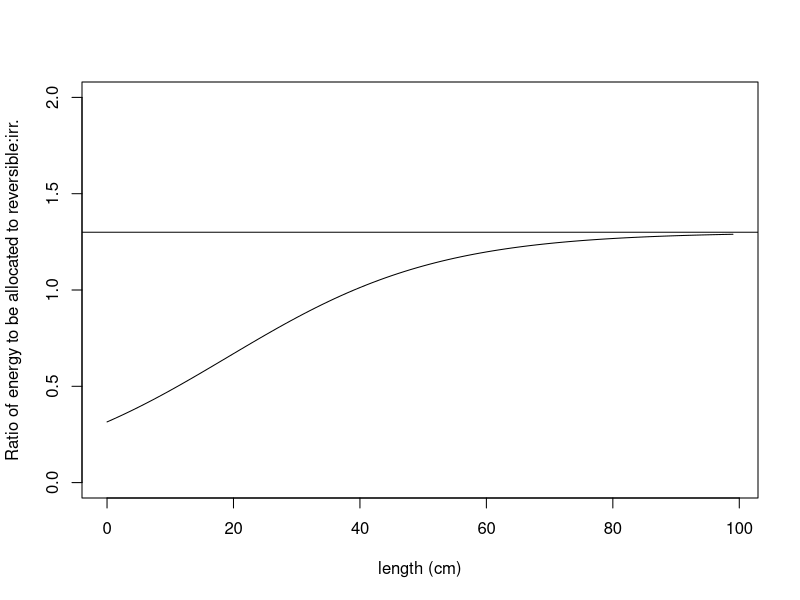
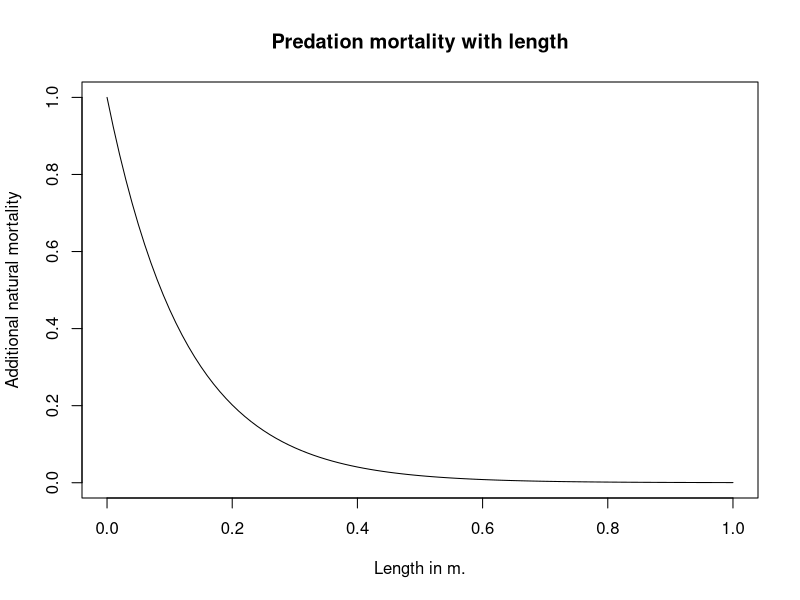
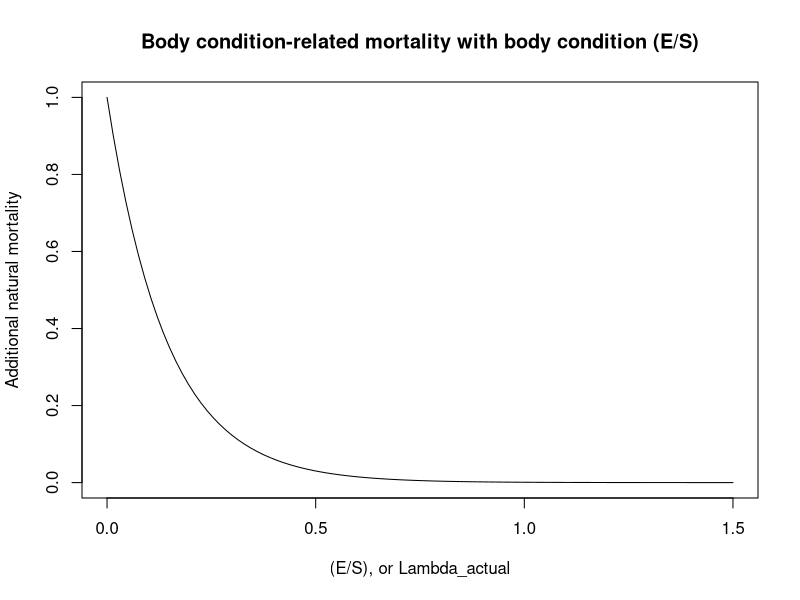
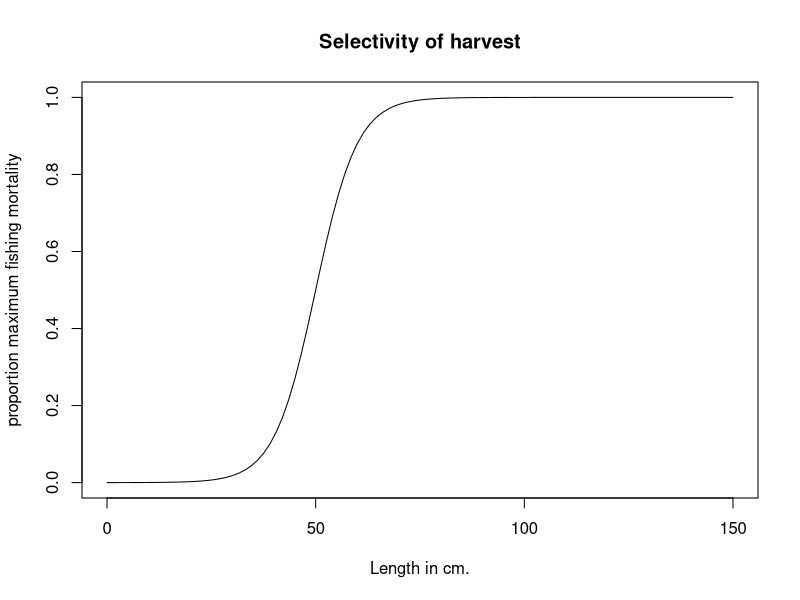
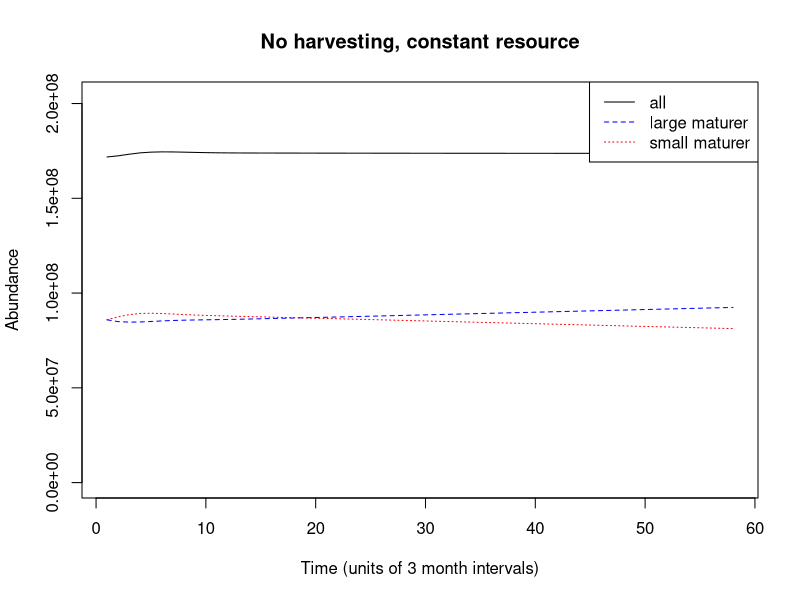
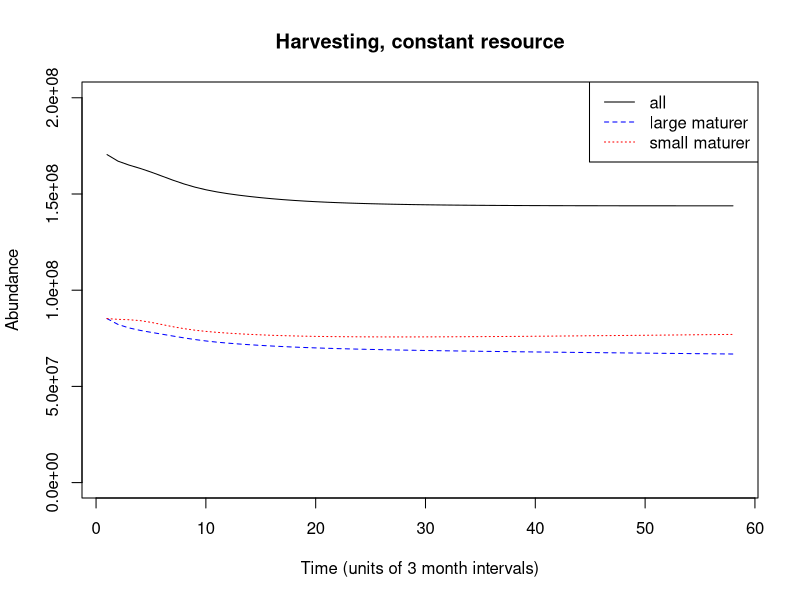

R code for these plots, in order: (Note: a time limit stopped this script after it produced the figures.)
## ---- chunk 1
knitr::opts_chunk$set(echo = TRUE)
## ---- chunk 2
ratios <- vector(mode="numeric", length=25)
r =6
# In meters
a_bar = 0.2
lambda_min=0

lambda_max=1.3

for (i in 1:100) {
  ratios[i] <- lambda_min + (lambda_max-lambda_min)*(exp(r*((i/100)-a_bar)))/(1+exp(r*((i/100)-a_bar)))
}
plot(0:(length(ratios)-1), ratios, xlab="length (cm)", ylab="Ratio of energy to be allocated to reversible:irr.", type="l", ylim=c(0,2))
abline(h=1.3)
## ---- chunk 3
curve(exp(-8*x), from =0, to=1, xlab="Length in m.", ylab="Additional natural mortality", main="Predation mortality with length")
curve(exp(-7*x), from =0, to=1.5, xlab="(E/S), or Lambda_actual", ylab="Additional natural mortality", main="Body condition-related mortality with body condition (E/S)")
## ---- chunk 4
curve(1/(1+exp(-0.2*(x - 50))), from =0, to=150, xlab="Length in cm.", ylab="proportion maximum fishing mortality", main="Selectivity of harvest")
## ---- chunk 5
# genotype1r = 4
# genotype2r = 8
# genotype1l_bar = 0.2
# genotype2l_bar = 0.2
# genotype1w = 0.674
# genotype2w = 0.674

# genotype1r = 6
# genotype2r = 6
# genotype1l_bar = 0.2
# genotype2l_bar = 0.2
# genotype1w = 0.7
# genotype2w = 0.3

genotype1r = 6
genotype2r = 6
genotype1l_bar = 0.2
genotype2l_bar = 0
genotype1w = 0.674
genotype2w = 0.674

# Set longevity of the fish species, runtime of the model, and number of distinct genotypes
longevity_days = 9125
# set runtime to any arbitrary desired value, in units of days, that is a multiple of 365
runtime_days = 150*365
genotypes = 2
# Setting the length of the timestep in days - set to any fraction of 365
timescale= (365)/4
# Setting run time and longevity to units of time steps
runtime = round(runtime_days/timescale)
longevity = round(longevity_days/timescale)

# How long to run model for convergence before addition of genetic diversity
# in units of days
add_genotypes = 33440

initialize_pop_matrices <- function(longevity, runtime, genotype) {
  # Initialize matrix of columns (years) and rows (age classes)
  # Multiplied by 3 because we'll be storing cohorts' reproductive biomass and lengths 
  age_dist=matrix(0L, nrow=longevity*3, ncol=runtime+1)
  # Add (arbitrarily) 1000000 individuals to age=10 to start with
  age_dist[round(3650/timescale), 1] = 1000000
  return(age_dist)
}

# Generate a matrix for each genotype
for (g in 1:genotypes) {
  assign(paste("age_dist_",g,sep=""),initialize_pop_matrices(longevity, runtime, g),envir = .GlobalEnv)
}

# Set parameters
# Need to add density dependence
# The steepness of the increase in the ratio lambda (reversible over structural mass)
r = 6
# The length at which the increasing function of lambda reaches its inflection point
l_bar = 0.2
# Scaling parameter for obtaining structural mass from standard length
c_1 = 5787
# Multiplier for obtaining overall yearly energy intake as a function of structural mass
p_0 = 0.1*timescale
# Exponent for obtaining overall yearly energy intake as a function of structural mass
p_1 = 2/3
# Maximum ratio lambda (reversible over structural mass) a fish can attain over its life
lambda_max = 1.3
# Minimum ratio lambda a fish can attain over its life
lambda_min = 0
# Multiplier for obtaining cost of maintenance of structural mass
c_S = 0.003*timescale
# Multiplier for obtaining cost of maintenance of reversible mass
c_E = 0.0003*timescale
# Efficiency with which energy is converted into reversible mass
e_E = 0.9
# Efficiency with which energy is converted to structural mass
e_S = (1/3)
# Multiplier and exponent for the cost of reproduction (in grams)
r_0 = 6
r_1 = 0.6
# Effectively, reproductive investment (fraction of reversible mass devoted to reproduction)
w= 0.674
# Instantaneous base mortality rate, derived from daily instantaneous probability of survival for M=-0.2, multiplied to -1 to make positive
m = log(0.999452^timescale)*(-1)
# Instantaneous fishing mortality
Fishing = 0
# Ricker
alpha = 8.44e-09
b = 4.43e-15
# Parameter setting size-selection ogive steepness
q_f = 0.2
# Minimum catch size for the species (in meters)
mincatchsize = 0.5
# Total population biomass
b_t=0
# Increased natural mortality rate at E/S = 0 or S = 0 
# For roughly 0.5 year-based instantaneous mortality at ~1 yrs., Koster et al 2003
m_p_max=log(0.9986^timescale)*(-1)
m_c_max=log(0.95^timescale)*(-1)
# Egg packing constant
packing = 4.45e6
# Parameter for exponential decline in condition-dependent mortality with improved body condition
z_c=7
# Parameter for exponential decline in predation mortality with increased body length
z_p=8
# Resource density
RD = 9000000
# Consumption with resource density half-saturation constant
K_RD = 1000000
# Variability in resource
sd_RD = 0
# How much energy intake is affected by changes in resources (1=no change)
resource = 1

# GROWTH FUNCTIONS

# For obtaining structural mass
structural_mass <- function(l) {
  return(c_1*(l)^3)
}

# Calculate the instrinsic length-dependent E/S ratio that the fish is trying to attain
intrinsic_lambda <- function(l, l_bar, r, lambda_min, lambda_max) {
  return(lambda_min + (lambda_max-lambda_min)*(exp(r*(l-l_bar)))/(1+exp(r*(l-l_bar))))
}

# Energy intake for the fish per year, dependent on fish structural biomass
size_dependent_energy_intake <- function(S, p_0, p_1) {
  return(resource*p_0*(S)^(p_1))
}

# Calculate the cost of the year of maintaining current structural and reversible biomass
maintenance_cost <- function(S, E, c_S, c_E) {
  return(c_S*S + c_E*E)
}

# Function for calculating a new, reduced level of reversible biomass, if net energy intake is negative
negative_p_net <- function(E, p_net, e_E) {
  if (p_net < 0) {
    return(E + (p_net/e_E))}
}

# Calculate the amount of energy needed to raise the R/S ratio to the length-dependent maximum
p_E_raising_lambda <- function(lambda_a, S, E) {
  return((lambda_a*S - E))
}

# Calculating proportion of any remaining energy to be converted to structural mass, to maintain R/S
remaining_energy_allocation <- function(e_S, e_E, lambda_a) {
  return((lambda_a*e_S)/(lambda_a*e_S + e_E))
}

# Obtain R and S for a cohort prior to its reproduction (or failure to reproduce) that year
get_pre_reproductive_size <- function(E_past, l_past, a) {
  S_past = structural_mass(l_past)
  S = S_past
  lambda_a = intrinsic_lambda(l_past, l_bar, r, lambda_min, lambda_max)
  p_net = size_dependent_energy_intake(S_past, p_0, p_1) - maintenance_cost(S_past, E_past, c_S, c_E)
  if (p_net < 0) {
    E <- max(0,negative_p_net(E_past, p_net, e_E))
  }
  if (p_net >= 0 & lambda_a > (E_past/S_past)) {
    # Gives amount of grams needed to raise E/S to lambda_l - not taking efficiency into account yet
    p_E = p_E_raising_lambda(lambda_a, S_past, E_past)
    if ((p_E/e_E - p_net) >=0) {
      E_past = p_net*e_E + E_past
      p_net = 0
    }
    if ((p_E/e_E - p_net) <0) {
      E_past = p_E + E_past
      p_net = p_net - p_E/e_E
    }
  }
  E = E_past
  if (p_net >= 0) {
    E = E_past + remaining_energy_allocation(e_S, e_E, lambda_a)*e_E*p_net
    S = S_past + (1-remaining_energy_allocation(e_S, e_E, lambda_a))*e_S*p_net
  }
  l = (S/c_1)^(1/3)
  output <- c(E,l)
  return(output)
}

# REPRODUCTION FUNCTIONS

# Calculate spawning stock biomass
fecundity <- function(ages, t, age_dist, g) {
  # Parameterizing genotypes
  if (t >= round(add_genotypes/timescale)) {
    w=0.674
    # Genotype parameterization
    if (g==1) {
      w=genotype1w
    }
    if (g==2) {
      w=genotype2w
    }
  }
  fecundity = 0
  for (a in ages) {
    if ((w*age_dist[a+(longevity),t]-(r_0*structural_mass(age_dist[a+(2*longevity),t]))^(r_1))>0) {
      fecundity = fecundity + (w*age_dist[a+(longevity),t]-(r_0*structural_mass(age_dist[a+(2*longevity),t]))^(r_1))*age_dist[a,t]
      age_dist[a+(longevity),t] = age_dist[a+(longevity),t] - w*age_dist[a+(longevity),t]
    }
  }
  # Convert from g. to kg.
  fecundity = fecundity/1000
  # Convert from kg. to fecundity
  fecundity = fecundity*(packing)
  assign(paste("age_dist_",g,sep=""),age_dist, envir = .GlobalEnv) 
  return(fecundity)
}

# Calculate total population biomass
biomass_t <- function(ages, t) {
  for (a in ages) {
    b_t = b_t + age_dist[a, t-1]*(structural_mass(age_dist[a+(2*longevity),t-1]))
  }
  return(b_t)
}

# Density dependent recruitment for this year
recruitment <- function(age, ages, t) {
  egg_production_total = 0
  for (g in 1:genotypes) {
    egg_production_total = egg_production_total + fecundity(ages, t, get(paste("age_dist_",g,sep="")),g)
  }
  relative_recruitment = vector(mode="numeric", length=genotypes)
  for (g in 1:genotypes) {
    relative_recruitment[g] = fecundity(ages, t, get(paste("age_dist_",g,sep="")),g)/egg_production_total
  }
  if (age==0) {
    N_0 = alpha * egg_production_total * exp(-b*egg_production_total)
    # Converting from thousands recruits to recruits, dividing by 2 because Ricker makes both male and female fish
    N_0 = N_0 * 1000
    N_0 = N_0/2
  }
  for (g in 1:genotypes) {
    age_dist = get(paste("age_dist_",g,sep=""))
    age_dist[1,t] = N_0*relative_recruitment[g]
    assign(paste("age_dist_",g,sep=""),age_dist, envir = .GlobalEnv) 
  }
}

# Add new recruits, and change the reproducing cohorts' amount of reversible mass
reproduce <- function(ages, t) {
  if (t>1) {
    recruitment(0, ages, t)
  }
}

# MORTALITY FUNCTIONS

# Fishing mortality is size selective
selective_mortality <- function(length) {
  1 / (1 + exp(-q_f*(length - mincatchsize)*100))
}

# Mortality drops as E/S increases, as S increases
mortality <- function(age) {
  cond <- 100*(((age_dist[age-1+(longevity),t-1]))+structural_mass(age_dist[age-1+(2*longevity),t-1]))/((100*age_dist[age-1+(2*longevity),t-1])^3)
  length = age_dist[age-1+(2*longevity),t-1]
  if (age < longevity) {
    N_t = age_dist[age-1,t-1]*exp( -m + -Fishing*selective_mortality(length) - m_c_max*exp(-z_c*cond) - (m_p_max-m)*exp(-z_p*length) )
  }
  if (age == longevity) {
    N_t = age_dist[age-1,t-1]*exp( -m + -Fishing*selective_mortality(length) - m_c_max*exp(-z_c*cond) - (m_p_max-m)*exp(-z_p*length))
    N_t = age_dist[age,t-1]*exp( -m + -Fishing*selective_mortality(length) - m_c_max*exp(-z_c*cond) - (m_p_max-m)*exp(-z_p*length))
  }
  return(N_t)
}

# Initial masses and lengths for age 0 cod from table 2.2.1 from Ianelli et al., and (for the lambda ratio) from Audzijonyte and Richards
# Calculate lengths (and reversible masses) at each age for the model with no density dependence
lengths_at_t1 <- function(genotypes) {
  t=1
  for (g in 1:genotypes) {
    age_dist = get(paste("age_dist_",g,sep=""))
    age_dist[1+(longevity), 1] = 3.938
    age_dist[1+2*(longevity), 1] = 0.1102
    for (i in 2:longevity) {
      new_E_l = get_pre_reproductive_size(age_dist[i-1+(longevity), 1],age_dist[i-1+2*(longevity), 1], i-1)
      age_dist[i+(longevity), 1] = new_E_l[1]
      age_dist[i+(2*longevity), 1] = new_E_l[2]
      if ((w*age_dist[i+(longevity),t]-(r_0*structural_mass(age_dist[i+(2*longevity),t]))^(r_1))>0)
      {
       age_dist[i+(longevity),t] = age_dist[i+(longevity),t] - w*age_dist[i+(longevity),t]*(timescale/365) 
      }
    }
    assign(paste("age_dist_",g,sep=""),age_dist, envir = .GlobalEnv) 
  }
}  

# Initialize lengths and reversible masses for ages
lengths_at_t1(genotypes)

# Set runtime so is extra time left in end of model, to account for recruitment lag
runtime <- (runtime - (round(365/timescale)))

# Run the model
for (t in 2:runtime) {
  random_multiplier <- max(rnorm(1,1,sd=sd_RD),0)
  resource = (random_multiplier*RD/(K_RD+ random_multiplier*RD))  
  b_t=0
  if (t == round(add_genotypes/timescale)) {
    Fishing = log(exp(-0)^(1/(365/timescale)))*(-1)
    sd_RD = 0
  }
  for (genotype in 1:genotypes) {
    age_dist = get(paste("age_dist_",genotype,sep=""))
    b_t = biomass_t(1:longevity, t)
    assign(paste("age_dist_",genotype,sep=""),age_dist, envir = .GlobalEnv) 
  }
  for (genotype in 1:genotypes) {
    
    # Parameterizing genotypes
    if (t >= round(add_genotypes/timescale)) {
      r=6
      # Genotype parameterization
      if (genotype==1) {
        # a_bar = 36.5
        r=genotype1r
        l_bar = genotype1l_bar
      }
      if (genotype==2) {
        # a_bar = 365*2
        r=genotype2r
        l_bar = genotype2l_bar
      }
    }
  
    age_dist = get(paste("age_dist_",genotype,sep=""))
    age_dist[1+(longevity), t] =  3.938
    age_dist[1+2*(longevity), t] = 0.1102
    for (age in 2:longevity) {
      new_E_l = get_pre_reproductive_size(age_dist[age-1+(longevity), t-1],age_dist[age-1+2*(longevity), t-1], age-1)
      age_dist[age+(longevity), t] = new_E_l[1]
      age_dist[age+(2*longevity), t] = new_E_l[2]
    
    # Mortality
    for (age in 2:longevity) {
      age_dist[age, t] <- mortality(age)
    }
    }
    assign(paste("age_dist_",genotype,sep=""),age_dist, envir = .GlobalEnv) 
  }
  if ((t%%round(365/timescale) == 0)) {
   reproduce(1:longevity, t) 
  }
}

## ---- chunk 6
### Analysis code

approach <- vector(mode="numeric", length=runtime)
for (i in 1:runtime) {
  for (j in 1:genotypes) {
    approach[i] <- approach[i]+ sum(get(paste("age_dist_", j, sep=""))[1:longevity,i])
  } 
}
# Plot population dynamics
plot(approach[seq(round(add_genotypes/timescale),length(approach), by=4)],lty=1, pch=19, type="l", ylab="Abundance",xlab="Time (units of 3 month intervals)", ylim=c(0,max(approach)), main= "No harvesting, constant resource")
approach <- vector(mode="numeric", length=runtime)
for (i in 1:runtime) {
  approach[i] <- sum(age_dist_1[1:longevity,i])
}
lines(approach[seq(round(add_genotypes/timescale),length(approach), by=4)], lty=2, pch=19, type="l", col="blue")
cols <- c(3,4,5,6)
for (j in 2:genotypes) {
  approach <- vector(mode="numeric", length=runtime)
  for (i in 1:runtime) {
    approach[i] <- sum(get(paste("age_dist_",j, sep=""))[1:longevity,i])
  }
  lines(approach[seq(round(add_genotypes/timescale),length(approach), by=4)], lty=cols[j-1], pch=19, col="red")
}
legend("topright",legend=c("all", "large maturer","small maturer"), lty=1:3, col=c("black","blue","red"))
## ---- chunk 7
# Run the model
for (t in (round(add_genotypes/timescale)):runtime) {
  random_multiplier <- max(rnorm(1,1,sd=sd_RD),0)
  resource = (random_multiplier*RD/(K_RD+ random_multiplier*RD))  
  b_t=0
  if (t == round(add_genotypes/timescale)) {
    Fishing = log(exp(-0.1)^(1/(365/timescale)))*(-1)
    sd_RD = 0
  }
  for (genotype in 1:genotypes) {
    age_dist = get(paste("age_dist_",genotype,sep=""))
    b_t = biomass_t(1:longevity, t)
    assign(paste("age_dist_",genotype,sep=""),age_dist, envir = .GlobalEnv) 
  }
  for (genotype in 1:genotypes) {
    
    # Parameterizing genotypes
    if (t >= round(add_genotypes/timescale)) {
      r=6
      # Genotype parameterization
      if (genotype==1) {
        # a_bar = 36.5
        r=genotype1r
        l_bar = genotype1l_bar
      }
      if (genotype==2) {
        # a_bar = 365*2
        r=genotype2r
        l_bar = genotype2l_bar
      }
    }
  
    age_dist = get(paste("age_dist_",genotype,sep=""))
    age_dist[1+(longevity), t] =  3.938
    age_dist[1+2*(longevity), t] = 0.1102
    for (age in 2:longevity) {
      new_E_l = get_pre_reproductive_size(age_dist[age-1+(longevity), t-1],age_dist[age-1+2*(longevity), t-1], age-1)
      age_dist[age+(longevity), t] = new_E_l[1]
      age_dist[age+(2*longevity), t] = new_E_l[2]
    
    # Mortality
    for (age in 2:longevity) {
      age_dist[age, t] <- mortality(age)
    }
    }
    assign(paste("age_dist_",genotype,sep=""),age_dist, envir = .GlobalEnv) 
  }
  if ((t%%round(365/timescale) == 0)) {
   reproduce(1:longevity, t) 
  }
}

### Analysis code

approach <- vector(mode="numeric", length=runtime)
for (i in 1:runtime) {
  for (j in 1:genotypes) {
    approach[i] <- approach[i]+ sum(get(paste("age_dist_", j, sep=""))[1:longevity,i])
  } 
}
# Plot population dynamics
plot(approach[seq(round(add_genotypes/timescale),length(approach), by=4)],lty=1, pch=19, type="l", ylab="Abundance",xlab="Time (units of 3 month intervals)", ylim=c(0,max(approach)), main= "Harvesting, constant resource")
approach <- vector(mode="numeric", length=runtime)
for (i in 1:runtime) {
  approach[i] <- sum(age_dist_1[1:longevity,i])
}
lines(approach[seq(round(add_genotypes/timescale),length(approach), by=4)], lty=2, pch=19, type="l", col="blue")
cols <- c(3,4,5,6)
for (j in 2:genotypes) {
  approach <- vector(mode="numeric", length=runtime)
  for (i in 1:runtime) {
    approach[i] <- sum(get(paste("age_dist_",j, sep=""))[1:longevity,i])
  }
  lines(approach[seq(round(add_genotypes/timescale),length(approach), by=4)], lty=cols[j-1], pch=19, col="red")
}
legend("topright",legend=c("all", "large maturer","small maturer"), lty=1:3, col=c("black","blue","red"))
## ---- chunk 8
total_r_nh <- vector(mode="numeric")
g_1_r_nh <- vector(mode="numeric")
g_2_r_nh <- vector(mode="numeric")
selection_r_nh <- vector(mode="numeric")

for (rrun_counter in 1:10) {

# Need to take this loop out, integrate into rest of code
random_resources <- vector(mode="numeric", length=runtime)
for (r in 1:runtime) {
  random_resources[r] <- max(rnorm(1,1,sd=0.8),0)
}

# Run the model
for (t in (round(add_genotypes/timescale)):runtime) {
  random_multiplier <- random_resources[t]
  resource = (random_multiplier*RD/(K_RD+ random_multiplier*RD))  
  b_t=0
  if (t == round(add_genotypes/timescale)) {
    Fishing = log(exp(-0)^(1/(365/timescale)))*(-1)
    sd_RD = 0.25
  }
  for (genotype in 1:genotypes) {
    age_dist = get(paste("age_dist_",genotype,sep=""))
    b_t = biomass_t(1:longevity, t)
    assign(paste("age_dist_",genotype,sep=""),age_dist, envir = .GlobalEnv) 
  }
  for (genotype in 1:genotypes) {
    
    # Parameterizing genotypes
    if (t >= round(add_genotypes/timescale)) {
      r=6
      # Genotype parameterization
      if (genotype==1) {
        # a_bar = 36.5
        r=genotype1r
        l_bar = genotype1l_bar
      }
      if (genotype==2) {
        # a_bar = 365*2
        r=genotype2r
        l_bar = genotype2l_bar
      }
    }
  
    age_dist = get(paste("age_dist_",genotype,sep=""))
    age_dist[1+(longevity), t] =  3.938
    age_dist[1+2*(longevity), t] = 0.1102
    for (age in 2:longevity) {
      new_E_l = get_pre_reproductive_size(age_dist[age-1+(longevity), t-1],age_dist[age-1+2*(longevity), t-1], age-1)
      age_dist[age+(longevity), t] = new_E_l[1]
      age_dist[age+(2*longevity), t] = new_E_l[2]
    
    # Mortality
    for (age in 2:longevity) {
      age_dist[age, t] <- mortality(age)
    }
    }
    assign(paste("age_dist_",genotype,sep=""),age_dist, envir = .GlobalEnv) 
  }
  if ((t%%round(365/timescale) == 0)) {
   reproduce(1:longevity, t) 
  }
}

### Analysis code

approach <- vector(mode="numeric", length=runtime)
for (i in 1:runtime) {
  for (j in 1:genotypes) {
    approach[i] <- approach[i]+ sum(get(paste("age_dist_", j, sep=""))[1:longevity,i])
  } 
}
total_r_nh <- c(total_r_nh, approach[seq(round(add_genotypes/timescale),length(approach), by=4)])
# Plot population dynamics
plot(approach[seq(round(add_genotypes/timescale),length(approach), by=4)],lty=1, pch=19, type="l", ylab="Abundance",xlab="Time (units of 3 month intervals)", ylim=c(0,max(approach)), main= "No harvesting, variable resource")
approach <- vector(mode="numeric", length=runtime)
for (i in 1:runtime) {
  approach[i] <- sum(age_dist_1[1:longevity,i])
}
lines(approach[seq(round(add_genotypes/timescale),length(approach), by=4)], lty=2, pch=19, type="l")
g_1_r_nh <- c(g_1_r_nh, approach[seq(round(add_genotypes/timescale),length(approach), by=4)])
cols <- c(3,4,5,6)
for (j in 2:genotypes) {
  approach <- vector(mode="numeric", length=runtime)
  for (i in 1:runtime) {
    approach[i] <- sum(get(paste("age_dist_",j, sep=""))[1:longevity,i])
  }
  lines(approach[seq(round(add_genotypes/timescale),length(approach), by=4)], lty=cols[j-1], pch=19)
  g_2_r_nh <- c(g_2_r_nh, approach[seq(round(add_genotypes/timescale),length(approach), by=4)])
}
legend("topright",legend=c("all", "large maturer","small maturer"), lty=1:3)

# Get mean parent genotypes
mean_parent_genotypes <- vector(mode="numeric", length=runtime)
for (i in 1:runtime) {
  mean_parent_genotypes[i] <- (age_dist_1[1,i]*genotype1l_bar + age_dist_2[1,i]*genotype2l_bar)/(age_dist_1[1,i] + age_dist_2[1,i])
}
mean_parent_genotypes<-mean_parent_genotypes[seq(368,length(mean_parent_genotypes)-4, by=4)]

# Get mean genotypes of offspring
mean_offspring_genotypes <- vector(mode="numeric", length=runtime)
for (i in 1:runtime) {
  mean_offspring_genotypes[i] <- (age_dist_1[1,i]*genotype1l_bar + age_dist_2[1,i]*genotype2l_bar)/(age_dist_1[1,i] + age_dist_2[1,i])
}
mean_offspring_genotypes <- mean_offspring_genotypes[seq(372,length(mean_offspring_genotypes), by=4)]

# selection_r_nh <- c(selection_r_nh, (mean_offspring_genotypes-mean_parent_genotypes))

selection_r_nh <- c(selection_r_nh, (mean_offspring_genotypes))

}

plot((round(add_genotypes/timescale)):runtime, random_resources[(round(add_genotypes/timescale)):runtime], col="green", main="Variation in resources over time", xlab="Time", ylab="Total amt. resource in enironment", type="l")
## ---- chunk 9
total_r_h <- vector(mode="numeric")
g_1_r_h <- vector(mode="numeric")
g_2_r_h <- vector(mode="numeric")
selection_r_h <- vector(mode="numeric")

for (rrun_counter in 1:10) {

# Need to take this loop out, integrate into rest of code
random_resources <- vector(mode="numeric", length=runtime)
for (r in 1:runtime) {
  random_resources[r] <- max(rnorm(1,1,sd=0.8),0)
}

# Run the model
for (t in (round(add_genotypes/timescale)-10):runtime) {
  random_multiplier <- random_resources[t]
  resource = (random_multiplier*RD/(K_RD+ random_multiplier*RD))
  b_t=0
  if (t == round(add_genotypes/timescale)) {
    Fishing = log(exp(-0.1)^(1/(365/timescale)))*(-1)
    sd_RD = 0.25
  }
  for (genotype in 1:genotypes) {
    age_dist = get(paste("age_dist_",genotype,sep=""))
    b_t = biomass_t(1:longevity, t)
    assign(paste("age_dist_",genotype,sep=""),age_dist, envir = .GlobalEnv) 
  }
  for (genotype in 1:genotypes) {
    
    # Parameterizing genotypes
    if (t >= round(add_genotypes/timescale)) {
      r=6
      # Genotype parameterization
      if (genotype==1) {
        # a_bar = 36.5
        r=genotype1r
        l_bar = genotype1l_bar
      }
      if (genotype==2) {
        # a_bar = 365*2
        r=genotype2r
        l_bar = genotype2l_bar
      }
    }
  
    age_dist = get(paste("age_dist_",genotype,sep=""))
    age_dist[1+(longevity), t] =  3.938
    age_dist[1+2*(longevity), t] = 0.1102
    for (age in 2:longevity) {
      new_E_l = get_pre_reproductive_size(age_dist[age-1+(longevity), t-1],age_dist[age-1+2*(longevity), t-1], age-1)
      age_dist[age+(longevity), t] = new_E_l[1]
      age_dist[age+(2*longevity), t] = new_E_l[2]
    
    # Mortality
    for (age in 2:longevity) {
      age_dist[age, t] <- mortality(age)
    }
    }
    assign(paste("age_dist_",genotype,sep=""),age_dist, envir = .GlobalEnv) 
  }
  if ((t%%round(365/timescale) == 0)) {
   reproduce(1:longevity, t) 
  }
}

### Analysis code

approach <- vector(mode="numeric", length=runtime)
for (i in 1:runtime) {
  for (j in 1:genotypes) {
    approach[i] <- approach[i]+ sum(get(paste("age_dist_", j, sep=""))[1:longevity,i])
  } 
}
total_r_h <- c(total_r_h, approach[seq(round(add_genotypes/timescale),length(approach), by=4)])
# Plot population dynamics
plot(approach[seq(round(add_genotypes/timescale),length(approach), by=4)],lty=1, pch=19, type="l", ylab="Abundance",xlab="Time (units of 3 month intervals)", ylim=c(0,max(approach)), main= "Harvesting, variable resource")
approach <- vector(mode="numeric", length=runtime)
for (i in 1:runtime) {
  approach[i] <- sum(age_dist_1[1:longevity,i])
}
lines(approach[seq(round(add_genotypes/timescale),length(approach), by=4)], lty=2, pch=19, type="l")
g_1_r_h <- c(g_1_r_h, approach[seq(round(add_genotypes/timescale),length(approach), by=4)])
cols <- c(3,4,5,6)
for (j in 2:genotypes) {
  approach <- vector(mode="numeric", length=runtime)
  for (i in 1:runtime) {
    approach[i] <- sum(get(paste("age_dist_",j, sep=""))[1:longevity,i])
  }
  lines(approach[seq(round(add_genotypes/timescale),length(approach), by=4)], lty=cols[j-1], pch=19)
  g_2_r_h <- c(g_2_r_h, approach[seq(round(add_genotypes/timescale),length(approach), by=4)])
}
legend("topright",legend=c("all", "large maturer","small maturer"), lty=1:3)

# Get mean parent genotypes
mean_parent_genotypes <- vector(mode="numeric", length=runtime)
for (i in 1:runtime) {
  mean_parent_genotypes[i] <- (age_dist_1[1,i]*genotype1l_bar + age_dist_2[1,i]*genotype2l_bar)/(age_dist_1[1,i] + age_dist_2[1,i]) 
}
mean_parent_genotypes<-mean_parent_genotypes[seq(368,length(mean_parent_genotypes)-4, by=4)]

# Get mean genotypes of offspring
mean_offspring_genotypes <- vector(mode="numeric", length=runtime)
for (i in 1:runtime) {
  mean_offspring_genotypes[i] <- (age_dist_1[1,i]*genotype1l_bar + age_dist_2[1,i]*genotype2l_bar)/(age_dist_1[1,i] + age_dist_2[1,i])
}
mean_offspring_genotypes <- mean_offspring_genotypes[seq(372,length(mean_offspring_genotypes), by=4)]

selection_r_h <- c(selection_r_h, (mean_offspring_genotypes-mean_parent_genotypes))

}

plot((round(add_genotypes/timescale)):runtime, random_resources[(round(add_genotypes/timescale)):runtime], col="green", main="Variation in resources over time", xlab="Time", ylab="Total amt. resource in enironment", type="l")
## ---- chunk 10
# i_0 must be a year where there was recruitment
i_0 = 443
repro_vec = vector(length=longevity, mode="numeric")
survivor_vec = vector(length=longevity, mode="numeric")
length_vec_1 = vector(length=100, mode="numeric")
cond_vec_1 = vector(length=100, mode="numeric")
w = genotype1w
r = genotype1r
age_dist <- age_dist_1
survivor_vec[1]<-age_dist[1,i_0+1]
repro_vec[1] <- 0
for (i in 2:longevity) {
  repro_vec[i] <- max(0, (w*age_dist[i+(longevity),i_0+i] - (r_0*structural_mass(age_dist[i+(2*longevity),i_0+i]))^(r_1)))
  survivor_vec[i] <- age_dist[i,i_0+i]/(survivor_vec[1])
   length_vec_1[i] <- age_dist[i+(2*longevity),i_0+i]
   cond_vec_1[i] <- 100*(((age_dist[i+(longevity),i_0+i]))+structural_mass(age_dist[i+(2*longevity),i_0+i]))/((100*age_dist[i+(2*longevity),i_0+i])^3)
}
survivor_vec_1 <- survivor_vec
repro_vec_1 <- repro_vec

i_0 = 443
repro_vec = vector(length=100, mode="numeric")
survivor_vec = vector(length=100, mode="numeric")
length_vec = vector(length=100, mode="numeric")
cond_vec = vector(length=100, mode="numeric")
w = genotype2w
r = genotype2r
age_dist <- age_dist_2
survivor_vec[1]<-age_dist[1,i_0+1]
repro_vec[1] <- 0
for (i in 2:longevity) {
  # Should really be relative recruitment
  repro_vec[i] <- max(0, (w*age_dist[i+(longevity),i_0+i] - (r_0*structural_mass(age_dist[i+(2*longevity),i_0+i]))^(r_1)))
 survivor_vec[i] <- age_dist[i,i_0+i]/(survivor_vec[1])
 length_vec[i] <- age_dist[i+(2*longevity),i_0+i]
 cond <- 100*(((age_dist[age-1+(longevity),t-1]))+structural_mass(age_dist[age-1+(2*longevity),t-1]))/((100*age_dist[age-1+(2*longevity),t-1])^3)
 cond_vec[i] <- 100*(((age_dist[i+(longevity),i_0+i]))+structural_mass(age_dist[i+(2*longevity),i_0+i]))/((100*age_dist[i+(2*longevity),i_0+i])^3)
}
plot((survivor_vec[2:length(survivor_vec)])-(survivor_vec_1[2:length(survivor_vec_1)]), ylab="Survivorship of genotype 2 - genotype 1", main="Survivorship advantage/disadvantage of\ngenotype 2 over 1", xlab="Age")
plot((length_vec[2:length(survivor_vec)])-(length_vec_1[2:length(survivor_vec_1)]), ylab="Length of genotype 2 - genotype 1", main="Length advantage/disadvantage of\ngenotype 2 over 1", xlab="Age")
plot(repro_vec-repro_vec_1, ylab="Reproduction of genotype 2 - genotype 1", main="Reproduction advantage/disadvantage of\ngenotype 2 over 1", xlab="Age")
